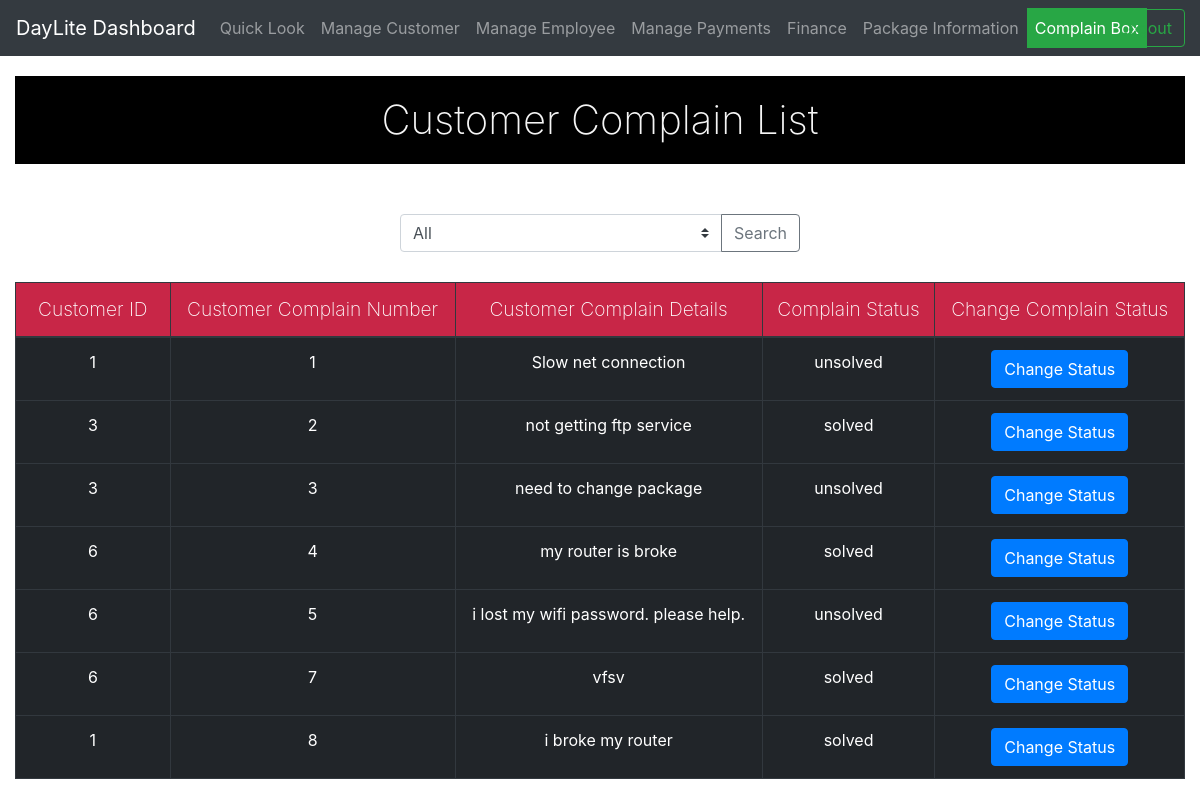
The app's page /page/complain_box.php (signed in) with its own data.
### tables this page shows
CREATE TABLE `customer_complain_table` (
  `customer_id` int(11) NOT NULL,
  `customer_complain_number` int(11) NOT NULL,
  `customer_complain_info` text NOT NULL,
  `customer_complain_status` text NOT NULL
);

### page/complain_box.php (the view, shortened to what this page needs)
<!DOCTYPE html>
<html lang="en">
<head>
    <link rel="stylesheet" href="https://maxcdn.bootstrapcdn.com/bootstrap/4.0.0/css/bootstrap.min.css">
    <link rel="stylesheet" type="text/css" href="../css/page_css/complain_box.css">
</head>
<body>
    <div id="full-page">
        <section>
            <nav class="navbar navbar-expand-lg navbar-dark bg-dark">
                <a id="logo" class="navbar-brand" href="#">DayLite Dashboard</a>
                <div class="collapse navbar-collapse" id="navbarNav">
                    <ul class="navbar-nav">
                        <li class="nav-item" id="dash-board">
                            <a class="nav-link" href="quick_look.php">Quick Look </a>
                        </li>
                        <li class="nav-item">
                            <a class="nav-link" href="manage_customer.php">Manage Customer <span class="sr-only">(current)</span></a>
                        </li>
                        <li class="nav-item">
                            <a class="nav-link" href="employeeList.php">Manage Employee</a>
                        </li>
                        <li class="nav-item">
                            <a class="nav-link" href="customer_payments.php">Manage Payments</a>
                        </li>
                        <li class="nav-item">
                            <a class="nav-link" href="finance.php">Finance</a>
                        </li>
                        <li class="nav-item">
                            <a class="nav-link" href="package_information.php">Package Information</a>
                        </li>
                        <li class="nav-item active" id="Customer-complain">
                            <a class="nav-link" href="complain_box.php">Complain Box</a>
                        </li>
                    </ul>
                    <form class="form-inline" action="../backend/logout_process.php">
                        <button id="logout-btn" class="btn btn-outline-success" type="submit">Logout</button>
                    </form>
                </div>
            </nav>
        </section>
        <section class="container-fluid">
            <h1 id="heading">Customer Complain List</h1>
            <div id="customer-complain-list">
                <div id="search-type">
                    <form action="complain_box.php" method="GET" class="input-group">
                        <select class="custom-select" name="type">
                            <option value="all">All</option>
                        </select>
                        <div class="input-group-append">
                            <input class="btn btn-outline-secondary" name="searchBtn" type="submit" value="Search">
                        </div>
                    </form>
                </div>
                <table class="table table-bordered table-hover table-dark">
                    <thead>
                      <tr>
                        <th scope="col" class="table-header">Customer ID</th>
                        <th scope="col" class="table-header">Customer Complain Number</th>
                        <th scope="col" class="table-header">Customer Complain Details</th>
                        <th scope="col" class="table-header">Complain Status</th>
                        <th scope="col" class="table-header">Change Complain Status</th>
                      </tr>
                    </thead>
                    <tbody>
                        <?php
                            include "../backend/dbConnection.php";
                            if (isset($_GET['searchBtn']))
                            {
                                if( $_GET['type'] == 'solved' )
                                {
                                    $sql = "SELECT * FROM customer_complain_table where customer_complain_status='solved' ";
                                }
                                if( $_GET['type'] == 'unsolved' )
                                {
                                    $sql = "SELECT * FROM customer_complain_table where customer_complain_status='unsolved' ";
                                }
                                if( $_GET['type'] == 'all' )
                                {
                                    $sql = "SELECT * FROM customer_complain_table";
                                }
                            }
                            else
                            {
                                $sql = "SELECT * FROM customer_complain_table";
                            }
                            $result = mysqli_query($link, $sql);
                            if (mysqli_num_rows($result) > 0) {
                                while( $row = mysqli_fetch_assoc($result) ) {
                                    echo "
                                        <tr>
                                            <td class='thisbtn'> ".$row['customer_id']." </td>
                                            <td class='thisbtn'> ".$row['customer_complain_number']." </td>
                                            <td class='thisbtn'> ".$row['customer_complain_info']." </td>
                                            <td class='thisbtn'> ".$row['customer_complain_status']." </td>
                                            <td class='thisbtn'> <a class='btn btn-primary' href=\"../backend/change_complain_status.php?id=$row[customer_complain_number]\" onClick=\"return confirm('Are you sure you want to Change Status?')\" >Change Status</a> </td>
                                        </tr>
                                        ";
                                }
                            } else {
                                echo "
                                    <tr>
                                        <td>0 Results</td>
                                    </tr>
                                    ";
                            }
                        ?>
                    </tbody>
                </table>
            </div>
        </section>
    </div>
</body>
</html>

### css/page_css/complain_box.css (style rules this page uses)
#navbarNav li { transition: background-color 0.9s, border-color 0.9s; }
#logout-btn { position: absolute; right: 15px; }
#Customer-complain { background-color: #28a745; }
.table-header { text-align: center; background-color: #C82647; font-weight: 200; font-size: 120%; }
th,td { min-width: 150px; }
#customer-complain-list { margin-top: 50px; }
.thisbtn { text-align: center; }
#heading { text-align: center; margin-top: 20px; font-weight: 200; padding: 20px; background-color: black; color: whitesmoke; }
#search-type { max-width: 400px; margin: 0 auto; margin-bottom: 30px; }

### records on screen
customer_complain_table: customer "1", customer_complain_number "1", customer_complain_info "Slow net connection", customer_complain_status "unsolved"
customer_complain_table: customer "3", customer_complain_number "2", customer_complain_info "not getting ftp service", customer_complain_status "solved"
customer_complain_table: customer "3", customer_complain_number "3", customer_complain_info "need to change package", customer_complain_status "unsolved"
customer_complain_table: customer "6", customer_complain_number "4", customer_complain_info "my router is broke", customer_complain_status "solved"
customer_complain_table: customer "6", customer_complain_number "5", customer_complain_info "i lost my wifi password. please help.", customer_complain_status "unsolved"
customer_complain_table: customer "6", customer_complain_number "7", customer_complain_info "vfsv", customer_complain_status "solved"
customer_complain_table: customer "1", customer_complain_number "8", customer_complain_info "i broke my router", customer_complain_status "solved"
